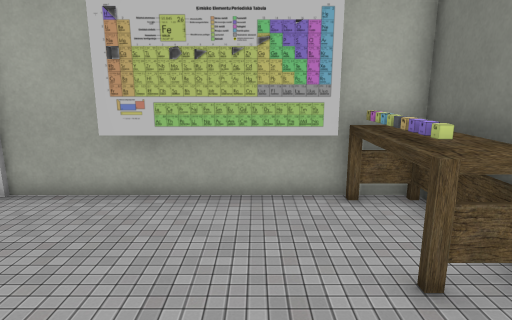
[1] (above)

13 first-person views from a walk through a scene from a Unity 3-D project. The camera is 1.3 m above the floor, tilts 12° down and sees 75° across. The floor is counted in squares, 0.5 m on a side. Each view is taken from the middle of a square. On the plan, view 1 faces up. The plan holds only what a view shows up to about 20 squares ahead; the rest is blank. The player is left out. Door leaves are left out, so doorways stand open. Some surface patterns are stand-ins.

[2]
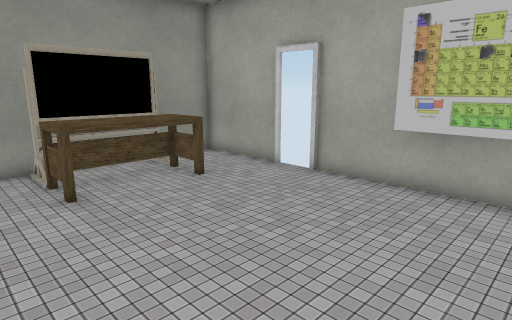

[3]
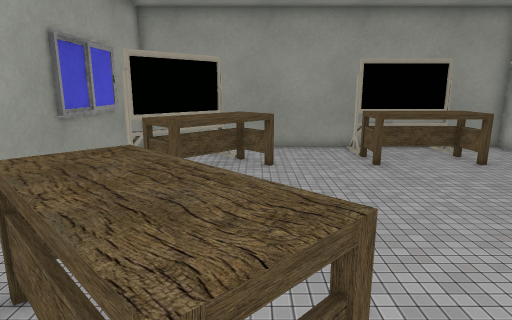

[4]
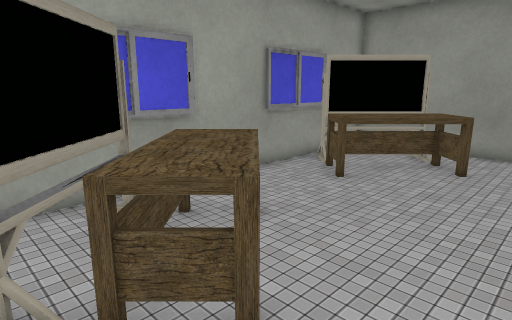

[5]
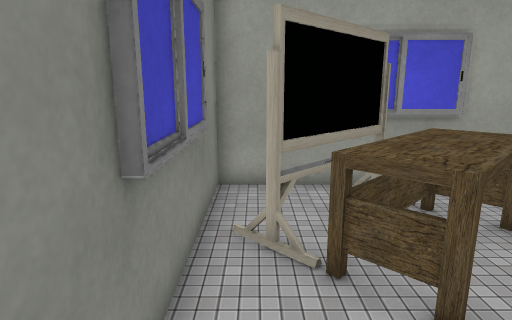

[6]
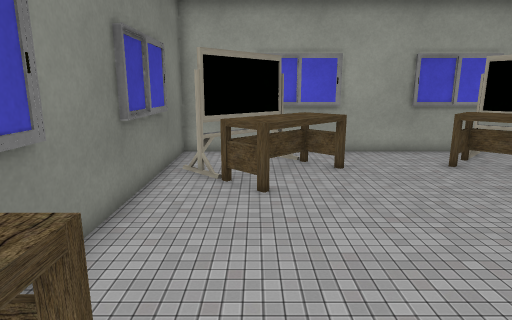

[7]
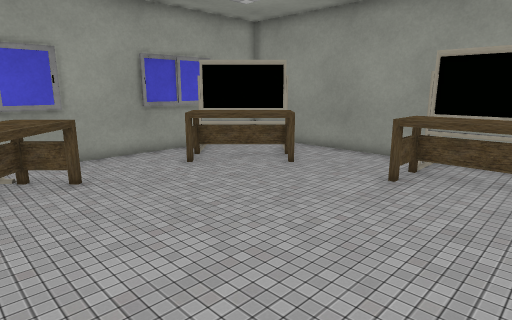

[8]
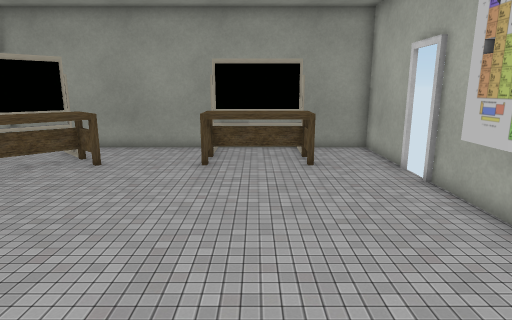

[9]
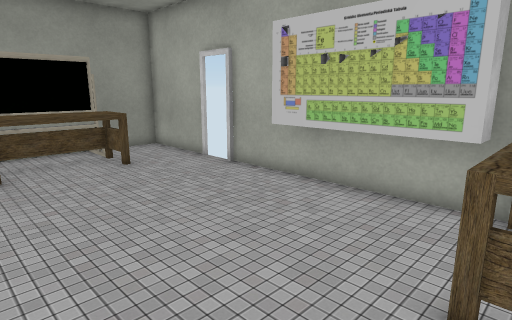

[10]
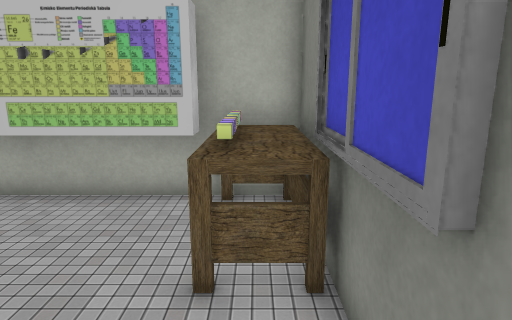

[11]
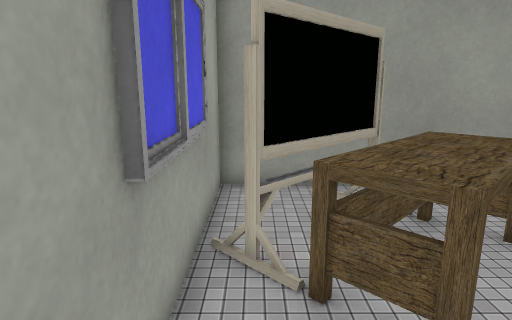

[12]
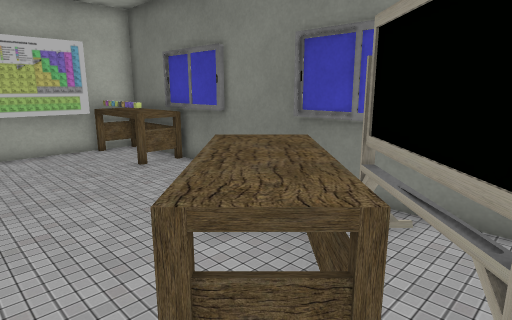

[13]
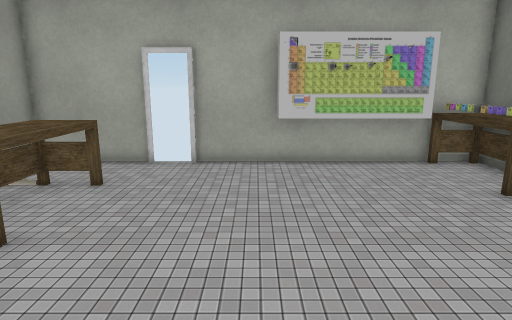

### Floor plan
Key: @ floor where view 1 was taken; # wall or solid block; x gap in a wall; . floor; D open door; = window, fence, low wall or low ledge; ^ raised ledge; T thing the floor can be seen under or through; O other object.
Columns run from 12 left of view 1 to 4 right of it. Each row starts with its distance up from view 1.
  8 ####xD#########^#
  7 #........OOOOOOO^
  6 #..............O^
  5 ##^^...........O^
  4 ##^^^..........^#
  3  #^^^...........#
  2 ##^^^...........#
  1 ##.^............#
  0 #...........@...#
 -1 #...............#
 -2 #...=........=..#
 -3 #..^^.......^^=.#
 -4 #.T^^^.....^^^Tx#
 -5 #.TT^^^...=^^TT.#
 -6 #..TT^^....^TT..#
 -7 #...TT......x...#
 -8 #################

Positions as (right, up) in squares from view 1, and headings:
1: (0, 0), facing up
2: (0, -1), facing up-left
3: (3, -3), facing left
4: (3, 0), facing down-left
5: (3, 1), facing down
6: (1, 6), facing down
7: (1, 5), facing down-left
8: (3, 3), facing left
9: (3, 0), facing up-left
10: (3, 0), facing up
11: (-3, -7), facing left
12: (-3, -7), facing up-right
13: (-4, -4), facing up
